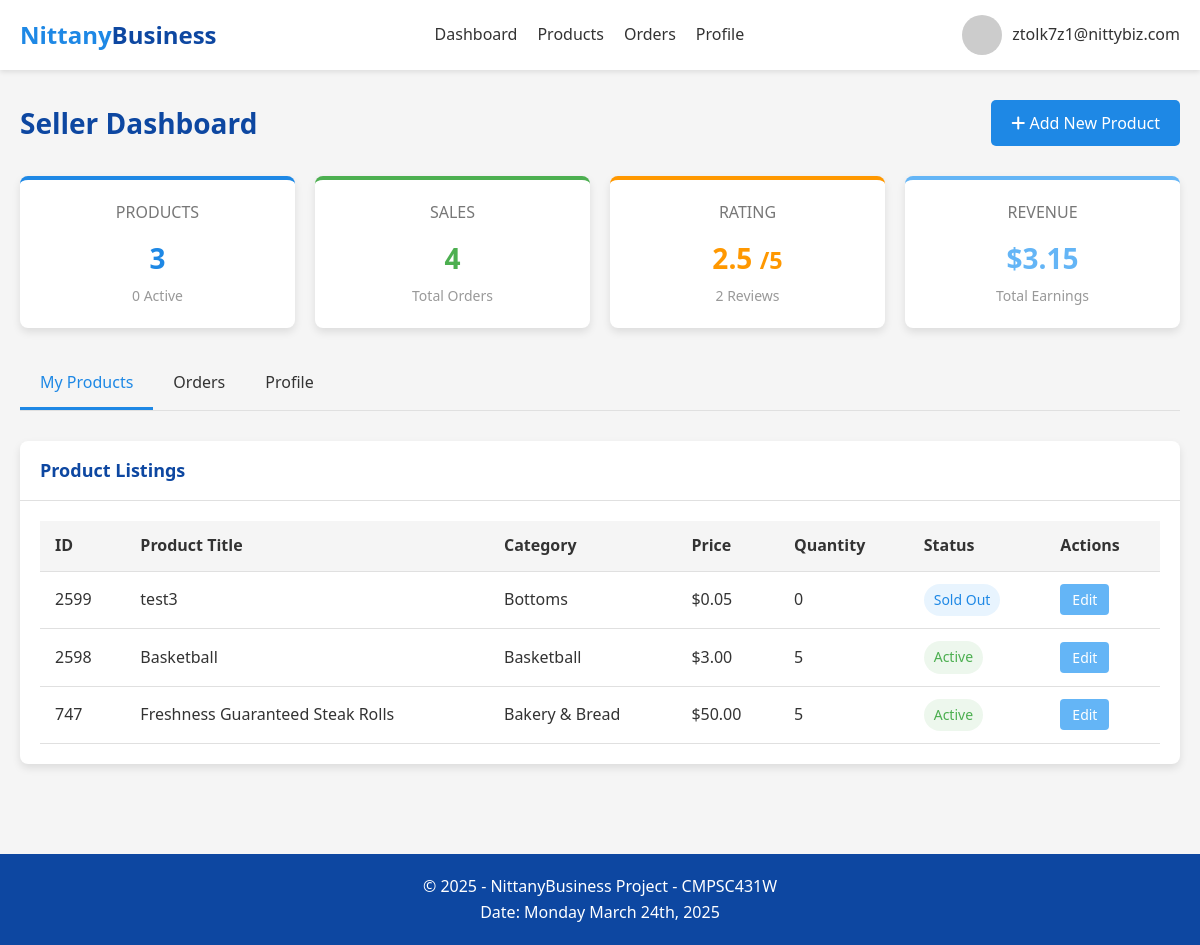
The app's page /seller_dashboard (signed in), older data.
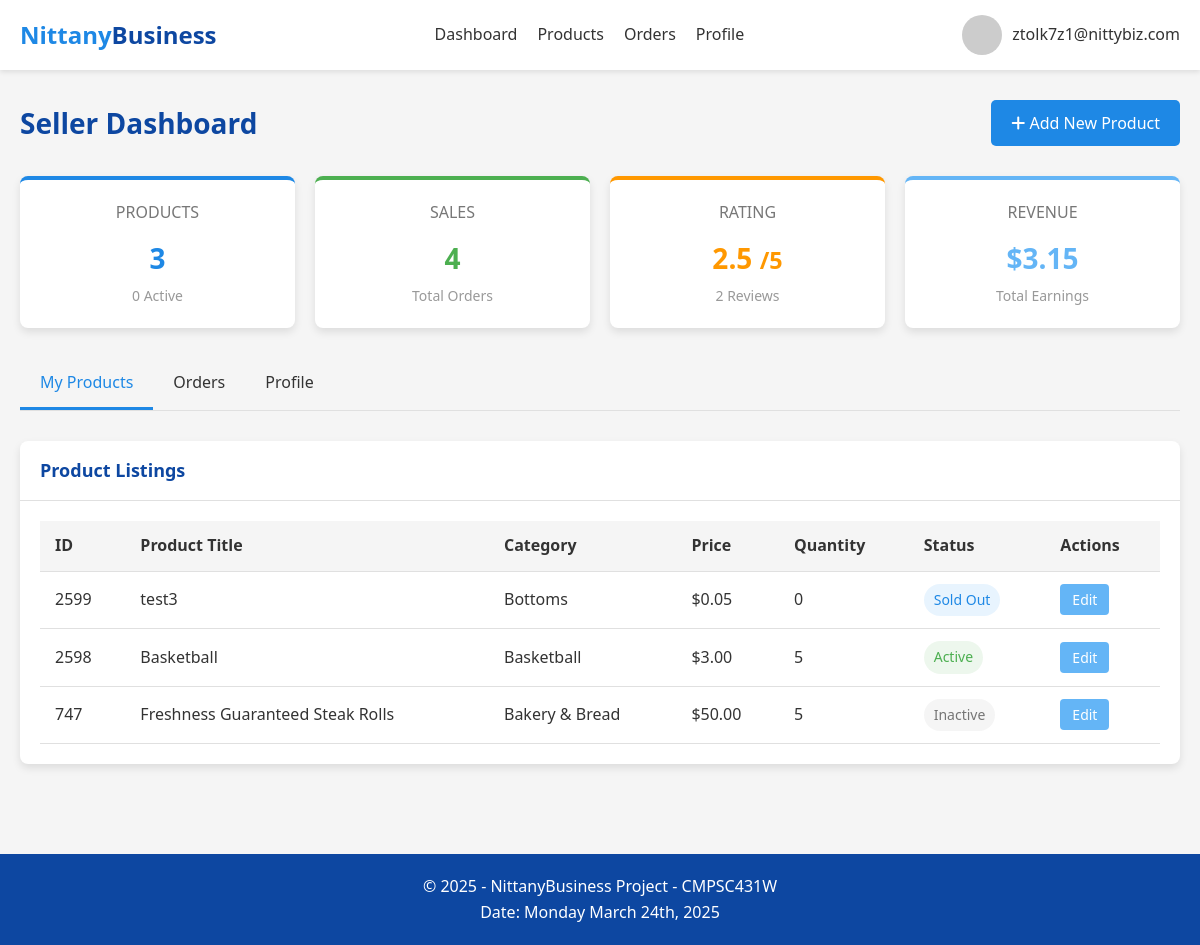
The same page, newer data.
### tables this page shows
CREATE TABLE Product_Listings (
    seller_email TEXT,
    listing_id INTEGER,
    category TEXT NOT NULL,
    product_title TEXT NOT NULL,
    product_name TEXT NOT NULL,
    product_description TEXT,
    quantity INTEGER NOT NULL,
    product_price REAL NOT NULL,
    status TEXT NOT NULL,
    PRIMARY KEY (seller_email, listing_id),
    FOREIGN KEY (seller_email) REFERENCES Sellers(email),
    FOREIGN KEY (category) REFERENCES Categories(category_name)
);

### app.py (the view)
@app.route('/seller_dashboard')
def seller_dashboard():
    if 'user_email' not in session:
        return redirect(url_for('login'))
    if session['user_type'] != 'seller':
        return redirect(url_for('dashboard'))
    conn = get_db_connection()
    seller = conn.execute(
        'SELECT * FROM Sellers WHERE email = ?',
        (session['user_email'],)
    ).fetchone()
    address = None
    if seller and seller['business_address_id']:
        address = conn.execute(
            '''SELECT a.*, z.city, z.state
               FROM Address a
               JOIN Zipcode_Info z ON a.zipcode = z.zipcode
               WHERE a.address_id = ?''',
            (seller['business_address_id'],)
        ).fetchone()
    products = conn.execute(
        '''SELECT * FROM Product_Listings
           WHERE Seller_Email = ?
           ORDER BY Listing_ID DESC''',
        (session['user_email'],)
    ).fetchall()
    product_count = len(products)
    active_product_count = sum(1 for p in products if p['Status'] == 1)
    orders = conn.execute(
        '''SELECT o.*, pl.Product_Title, pl.Product_Description, pl.Product_Price, b.email as buyer_email
           FROM Orders o
           JOIN Product_Listings pl ON o.Listing_ID = pl.Listing_ID
           JOIN Buyer b ON o.Buyer_Email = b.email
           WHERE o.Seller_Email = ?
           ORDER BY o.Date DESC''',
        (session['user_email'],)
    ).fetchall()
    order_count = len(orders)
    total_revenue = sum(float(o['Product_Price']) * int(o['Quantity']) for o in orders)
    avg_rating_result = conn.execute(
        '''SELECT AVG(r.Rating) as avg_rating, COUNT(r.Rating) as review_count
           FROM Reviews r
           JOIN Orders o ON r.Order_ID = o.Order_ID
           WHERE o.Seller_Email = ?''',
        (session['user_email'],)
    ).fetchone()
    avg_rating = avg_rating_result['avg_rating'] if avg_rating_result and avg_rating_result['avg_rating'] is not None else None
    review_count = avg_rating_result['review_count'] if avg_rating_result else 0
    categories = conn.execute(
        'SELECT category_name FROM Categories ORDER BY category_name'
    ).fetchall()
    conn.close()
    active_tab = request.args.get('tab', 'products')
    return render_template(
        'seller_dashboard.html',
        user_email=session['user_email'],
        user_type=session['user_type'],
        seller=seller,
        address=address,
        products=products,
        orders=orders,
        categories=categories,
        product_count=product_count,
        active_product_count=active_product_count,
        order_count=order_count,
        total_revenue=total_revenue,
        avg_rating=avg_rating,
        review_count=review_count,
        active_tab=active_tab
    )

### app.py (called while the page is built)
def get_db_connection():
    conn = sqlite3.connect(app.config['DATABASE'])
    conn.row_factory = sqlite3.Row
    return conn

### templates/seller_dashboard.html (shortened to what the changed rows need)
<!DOCTYPE html>
<html lang="en">
<head>
    <link rel="stylesheet" href="https://cdnjs.cloudflare.com/ajax/libs/font-awesome/6.4.0/css/all.min.css">
</head>
<body>
    <main>
        <div class="container">
            <div class="dashboard-header">
                <h1>Seller Dashboard</h1>
            </div>
            <div class="tab-content {% if active_tab == 'products' %}active{% endif %}" id="products-content">
                <div class="card">
                    <div class="card-header">
                        <h2>Product Listings</h2>
                    </div>
                    <div class="card-body">
                        {% if products %}
                        <table class="product-table">
                            <thead>
                                <tr>
                                    <th>ID</th>
                                    <th>Product Title</th>
                                    <th>Category</th>
                                    <th>Price</th>
                                    <th>Quantity</th>
                                    <th>Status</th>
                                    <th>Actions</th>
                                </tr>
                            </thead>
                            <tbody>
                                {% for product in products %}
                                <tr>
                                    <td>{{ product.Listing_ID }}</td>
                                    <td>{{ product.Product_Title }}</td>
                                    <td>{{ product.Category }}</td>
                                    <td>${{ "%.2f"|format(product.Product_Price) }}</td>
                                    <td>{{ product.Quantity }}</td>
                                    <td>
                                        {% if product.status == '1' %}
                                        <span class="product-status status-active">Active</span>
                                        {% elif product.status == '0' %}
                                        <span class="product-status status-inactive">Inactive</span>
                                        {% elif product.status == '2' %}
                                        <span class="product-status status-sold">Sold Out</span>
                                        {% else %}
                                        <span class="product-status status-inactive">Unknown ({{ product.status
                                            }})</span> {% endif %}
                                    </td>
                                    <td>
                                        <button class="action-btn edit-btn"
                                            onclick="openEditProductModal('{{ product.Listing_ID }}')">Edit</button>
                                    </td>
                                </tr>
                                {% endfor %}
                            </tbody>
                        </table>
                        {% endif %}
                    </div>
                </div>
            </div>
        </div>
    </main>
</body>
</html>

Row changes from the older to the newer data that the page shows:
changed Product_Listings "Freshness Guaranteed Steak Rolls": status "Active" → "Inactive"
